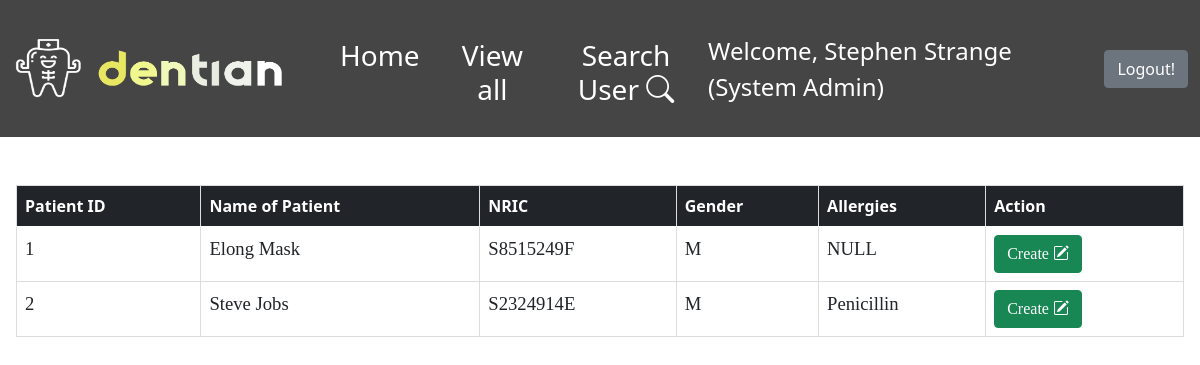
Before: /DentistPatient.php (signed in) with the older database file.
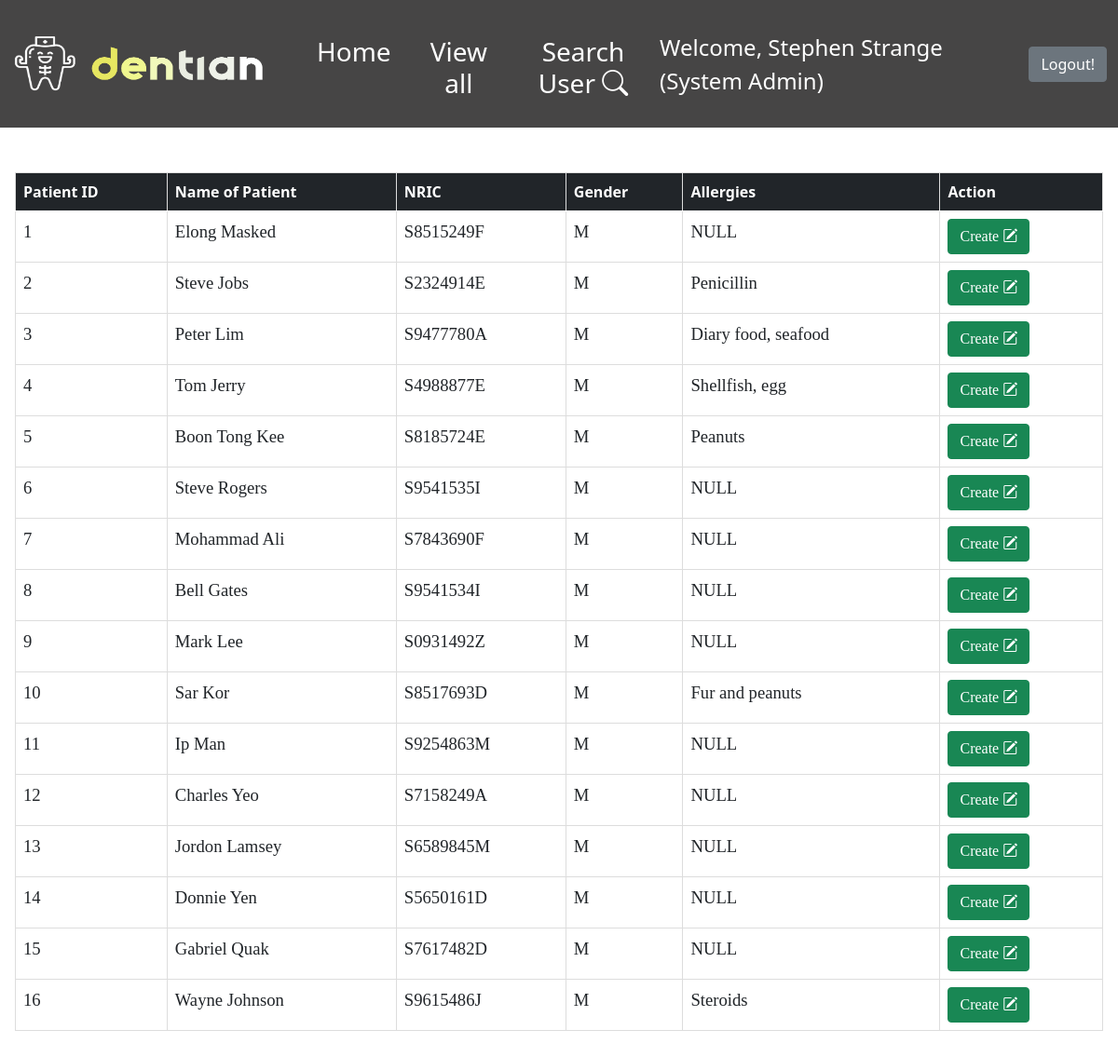
After: the same page with the newer database file.
### tables this page shows
CREATE TABLE `patient_profile` (
  `Patient_ID` int(11) NOT NULL,
  `Status` varchar(10) NOT NULL DEFAULT 'Active',
  `First_Name` varchar(20) NOT NULL,
  `Last_Name` varchar(20) NOT NULL,
  `NRIC_PNum` varchar(9) NOT NULL,
  `Gender` char(1) NOT NULL,
  `Birth_Date` date DEFAULT NULL,
  `Address` varchar(50) NOT NULL,
  `Nationality` varchar(100) NOT NULL,
  `Phone_Num` int(8) NOT NULL,
  `Email` varchar(50) NOT NULL,
  `Marital Status` varchar(20) NOT NULL,
  `Occupation` varchar(50) NOT NULL,
  `Smoker` varchar(3) NOT NULL,
  `Allergies` varchar(100) DEFAULT NULL,
  `Long_term_med` varchar(200) DEFAULT NULL,
  `Existing_Med_Conds` varchar(200) DEFAULT NULL,
  `Referred_by_clinic` varchar(50) DEFAULT NULL,
  `Referred_memo` varchar(200) DEFAULT NULL,
  `Family_ID` int(100) DEFAULT NULL,
  `Emer_Name` varchar(20) NOT NULL,
  `Emer_Contact` int(8) NOT NULL,
  `Emer_relation` varchar(10) NOT NULL,
  `Subsidies` varchar(3) NOT NULL
);

### db_connection.php (called while the page is built, shortened)
<?php
class DB_Connect
{
    public function connect()
    {
        try {
            $host2 = "sql6.freemysqlhosting.net";
            $db2 = "sql6501826";
            $username2 = "sql6501826";
            $password2 = "YnaPNqTYI4";
            $conn = new PDO('mysql:host='. $host2 . '; dbname=' . $db2 , $username2, $password2);
            return $conn;
        } catch (PDOException $e) {
            print "Error: " . $e->getMessage() . "<br>";
            die();
        }
    }
}

### DentistPatient.php (the view, shortened to what this page needs)
<?php
include 'db_connection.php';
require_once('Navbar.php');
if (!isset($_SESSION['Role']) && empty($_SESSION['Role'])) {
    header("Location: index.php");
} else {
    if (!isset($_SESSION['patients']) && empty($_SESSION['patients'])) {
        $db = new DB_Connect();
        $stmt = $db->connect()->prepare("SELECT * FROM patient_profile");
        $stmt->execute();
        if ($stmt->rowCount() > 0) {
            $patients = $stmt->fetchAll(PDO::FETCH_ASSOC);
        }
    } else {
        $patients = $_SESSION['patients'];
        $errormsg = $_SESSION['errorMsg'];
        $rowCount = $_SESSION['rowCount'];
    }
}
?>
<html>
<head>
    <link rel="stylesheet" href="https://cdn.jsdelivr.net/npm/bootstrap-icons@1.8.1/font/bootstrap-icons.css">
    <link href="https://cdn.jsdelivr.net/npm/bootstrap@5.0.2/dist/css/bootstrap.min.css" rel="stylesheet">
    <link rel="stylesheet" href="https://cdn.jsdelivr.net/npm/bootstrap-icons@1.8.1/font/bootstrap-icons.css">
</head>
<body>
    <div class="w-100 p-3">
        <nav class="navbar navbar-light bg-transparent">
        </nav>
        <table class="table table-hover ps-1">
            <thead class="table-dark">
                <tr>
                    <th scope="col">Patient ID</th>
                    <th scope="col">Name of Patient</th>
                    <th scope="col">NRIC</th>
                    <th scope="col">Gender</th>
                    <th scope="col">Allergies</th>
                    <th scope="col">Action</th>
                </tr>
            </thead>
            <tbody>
                <?php
                foreach ($patients as $patients) {
                    echo
                    '<tr>' .
                        '<td>' . $patients['Patient_ID'] . '</td>' .
                        '<td class="firstName">' . $patients['First_Name'] . ' ' . $patients['Last_Name'] . '</td>' .
                        '<td>' . $patients['NRIC_PNum'] . '</td>' .
                        '<td>' . $patients['Gender'] . '</td>' .
                        '<td>' . $patients['Allergies'] . '</td>' .
                        '<td><button type="button" class="btn btn-success createBtn1" data-bs-toggle="modal" data-bs-target="#createBtn">Create <i class="bi bi-pencil-square"></i></button></td>' .
                        '</tr>';
                }
                ?>
            </tbody>
        </table>
    </div>
</body>
</html>

Changed rows visible on the page:
changed patient_profile "Elong": Last_Name "Mask" → "Masked"
added patient_profile: Patient_ID "3", First_Name "Peter", Last_Name "Lim", NRIC_PNum "S9477780A", Gender "M", Allergies "Diary food, seafood"
added patient_profile: Patient_ID "4", First_Name "Tom", Last_Name "Jerry", NRIC_PNum "S4988877E", Gender "M", Allergies "Shellfish, egg"
added patient_profile: Patient_ID "5", First_Name "Boon", Last_Name "Tong Kee", NRIC_PNum "S8185724E", Gender "M", Allergies "Peanuts"
added patient_profile: Patient_ID "6", First_Name "Steve", Last_Name "Rogers", NRIC_PNum "S9541535I", Gender "M", Allergies "NULL"
added patient_profile: Patient_ID "7", First_Name "Mohammad", Last_Name "Ali", NRIC_PNum "S7843690F", Gender "M", Allergies "NULL"
added patient_profile: Patient_ID "8", First_Name "Bell", Last_Name "Gates", NRIC_PNum "S9541534I", Gender "M", Allergies "NULL"
added patient_profile: Patient_ID "9", First_Name "Mark", Last_Name "Lee", NRIC_PNum "S0931492Z", Gender "M", Allergies "NULL"
added patient_profile: Patient_ID "10", First_Name "Sar", Last_Name "Kor", NRIC_PNum "S8517693D", Gender "M", Allergies "Fur and peanuts"
added patient_profile: Patient_ID "11", First_Name "Ip", Last_Name "Man", NRIC_PNum "S9254863M", Gender "M", Allergies "NULL"
added patient_profile: Patient_ID "12", First_Name "Charles", Last_Name "Yeo", NRIC_PNum "S7158249A", Gender "M", Allergies "NULL"
added patient_profile: Patient_ID "13", First_Name "Jordon", Last_Name "Lamsey", NRIC_PNum "S6589845M", Gender "M", Allergies "NULL"
added patient_profile: Patient_ID "14", First_Name "Donnie", Last_Name "Yen", NRIC_PNum "S5650161D", Gender "M", Allergies "NULL"
added patient_profile: Patient_ID "15", First_Name "Gabriel", Last_Name "Quak", NRIC_PNum "S7617482D", Gender "M", Allergies "NULL"
added patient_profile: Patient_ID "16", First_Name "Wayne", Last_Name "Johnson", NRIC_PNum "S9615486J", Gender "M", Allergies "Steroids"
